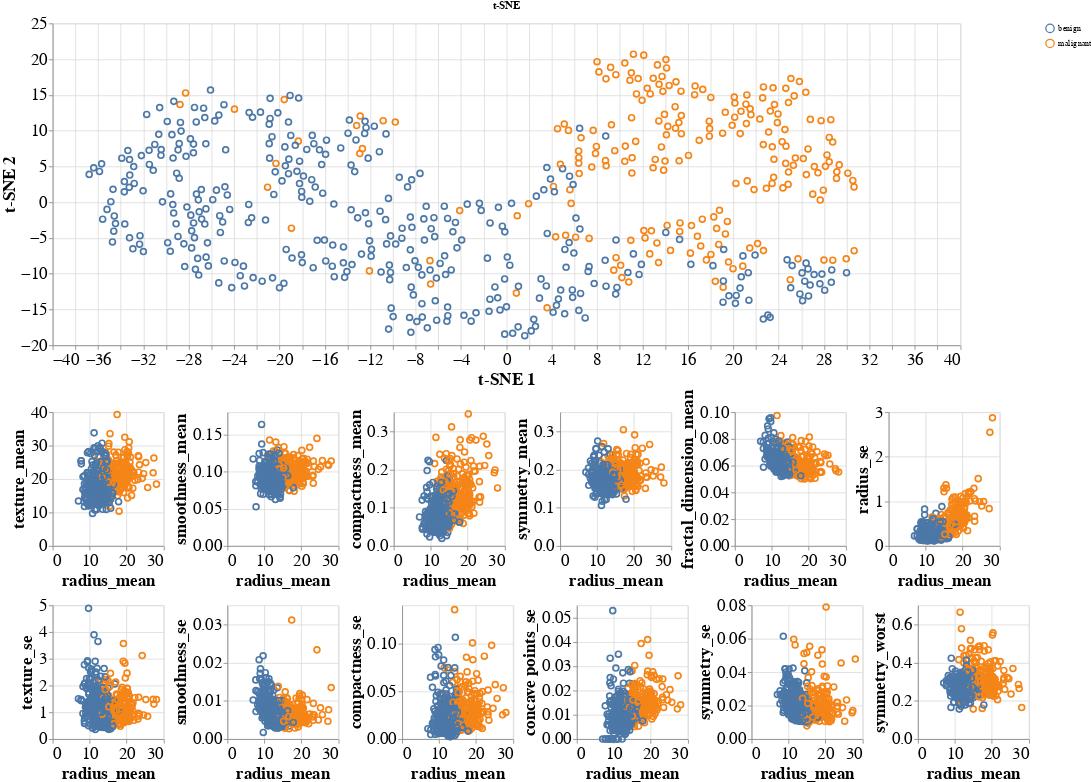

The notebook cell saved with this chart:
### Code cell
dashboard_tsne_and_pairwise(X=X, y=y, perplexity=30)

### Figure 1 — Vega-Lite specification as saved in the notebook (floating-point values rounded to 4 significant figures; data arrays with more than 128 entries replaced by an {"elided": "..."} marker saying what was removed)
{"config": {"view": {"continuousWidth": 300, "continuousHeight": 300}, "axis": {"labelFontSize": 20, "titleFontSize": 20}}, "vconcat": [{"mark": {"type": "point"}, "encoding": {"color": {"condition": {"param": "BRUSH", "empty": true, "field": "label", "sort": ["benign", "malignant"], "title": null, "type": "nominal"}, "value": "lightgray"}, "opacity": {"value": 1.0}, "size": {"condition": {"param": "param_24", "value": 80, "empty": false}, "value": 50}, "tooltip": [{"field": "row_id", "type": "quantitative"}, {"field": "label", "type": "nominal"}, {"field": "radius_mean", "type": "quantitative"}, {"field": "texture_mean", "type": "quantitative"}, {"field": "smoothness_mean", "type": "quantitative"}, {"field": "compactness_mean", "type": "quantitative"}, {"field": "symmetry_mean", "type": "quantitative"}, {"field": "fractal_dimension_mean", "type": "quantitative"}, {"field": "radius_se", "type": "quantitative"}, {"field": "texture_se", "type": "quantitative"}, {"field": "smoothness_se", "type": "quantitative"}, {"field": "compactness_se", "type": "quantitative"}, {"field": "concave points_se", "type": "quantitative"}, {"field": "symmetry_se", "type": "quantitative"}, {"field": "symmetry_worst", "type": "quantitative"}], "x": {"field": "tsne_axis1", "title": "t-SNE 1", "type": "quantitative"}, "y": {"field": "tsne_axis2", "title": "t-SNE 2", "type": "quantitative"}}, "height": 385.0, "name": "view_205", "title": "t-SNE", "width": 1086.0}, {"vconcat": [{"hconcat": [{"mark": {"type": "point"}, "encoding": {"color": {"condition": {"param": "BRUSH", "empty": true, "field": "label", "sort": ["benign", "malignant"], "title": null, "type": "nominal"}, "value": "lightgray"}, "opacity": {"value": 1.0}, "size": {"condition": {"param": "param_24", "value": 70, "empty": false}, "value": 50}, "tooltip": [{"field": "row_id", "type": "quantitative"}, {"field": "label", "type": "nominal"}, {"field": "radius_mean", "title": "radius_mean", "type": "quantitative"}], "x": {"field": "radius_mean", "title": "radius_mean", "type": "quantitative"}, "y": {"field": "texture_mean", "title": "texture_mean", "type": "quantitative"}}, "height": 160.0, "name": "view_193", "width": 132.5}, {"mark": {"type": "point"}, "encoding": {"color": {"condition": {"param": "BRUSH", "empty": true, "field": "label", "sort": ["benign", "malignant"], "title": null, "type": "nominal"}, "value": "lightgray"}, "opacity": {"value": 1.0}, "size": {"condition": {"param": "param_24", "value": 70, "empty": false}, "value": 50}, "tooltip": [{"field": "row_id", "type": "quantitative"}, {"field": "label", "type": "nominal"}, {"field": "radius_mean", "title": "radius_mean", "type": "quantitative"}], "x": {"field": "radius_mean", "title": "radius_mean", "type": "quantitative"}, "y": {"field": "smoothness_mean", "title": "smoothness_mean", "type": "quantitative"}}, "height": 160.0, "name": "view_194", "width": 132.5}, {"mark": {"type": "point"}, "encoding": {"color": {"condition": {"param": "BRUSH", "empty": true, "field": "label", "sort": ["benign", "malignant"], "title": null, "type": "nominal"}, "value": "lightgray"}, "opacity": {"value": 1.0}, "size": {"condition": {"param": "param_24", "value": 70, "empty": false}, "value": 50}, "tooltip": [{"field": "row_id", "type": "quantitative"}, {"field": "label", "type": "nominal"}, {"field": "radius_mean", "title": "radius_mean", "type": "quantitative"}], "x": {"field": "radius_mean", "title": "radius_mean", "type": "quantitative"}, "y": {"field": "compactness_mean", "title": "compactness_mean", "type": "quantitative"}}, "height": 160.0, "name": "view_195", "width": 132.5}, {"mark": {"type": "point"}, "encoding": {"color": {"condition": {"param": "BRUSH", "empty": true, "field": "label", "sort": ["benign", "malignant"], "title": null, "type": "nominal"}, "value": "lightgray"}, "opacity": {"value": 1.0}, "size": {"condition": {"param": "param_24", "value": 70, "empty": false}, "value": 50}, "tooltip": [{"field": "row_id", "type": "quantitative"}, {"field": "label", "type": "nominal"}, {"field": "radius_mean", "title": "radius_mean", "type": "quantitative"}], "x": {"field": "radius_mean", "title": "radius_mean", "type": "quantitative"}, "y": {"field": "symmetry_mean", "title": "symmetry_mean", "type": "quantitative"}}, "height": 160.0, "name": "view_196", "width": 132.5}, {"mark": {"type": "point"}, "encoding": {"color": {"condition": {"param": "BRUSH", "empty": true, "field": "label", "sort": ["benign", "malignant"], "title": null, "type": "nominal"}, "value": "lightgray"}, "opacity": {"value": 1.0}, "size": {"condition": {"param": "param_24", "value": 70, "empty": false}, "value": 50}, "tooltip": [{"field": "row_id", "type": "quantitative"}, {"field": "label", "type": "nominal"}, {"field": "radius_mean", "title": "radius_mean", "type": "quantitative"}], "x": {"field": "radius_mean", "title": "radius_mean", "type": "quantitative"}, "y": {"field": "fractal_dimension_mean", "title": "fractal_dimension_mean", "type": "quantitative"}}, "height": 160.0, "name": "view_197", "width": 132.5}, {"mark": {"type": "point"}, "encoding": {"color": {"condition": {"param": "BRUSH", "empty": true, "field": "label", "sort": ["benign", "malignant"], "title": null, "type": "nominal"}, "value": "lightgray"}, "opacity": {"value": 1.0}, "size": {"condition": {"param": "param_24", "value": 70, "empty": false}, "value": 50}, "tooltip": [{"field": "row_id", "type": "quantitative"}, {"field": "label", "type": "nominal"}, {"field": "radius_mean", "title": "radius_mean", "type": "quantitative"}], "x": {"field": "radius_mean", "title": "radius_mean", "type": "quantitative"}, "y": {"field": "radius_se", "title": "radius_se", "type": "quantitative"}}, "height": 160.0, "name": "view_198", "width": 132.5}], "spacing": 8}, {"hconcat": [{"mark": {"type": "point"}, "encoding": {"color": {"condition": {"param": "BRUSH", "empty": true, "field": "label", "sort": ["benign", "malignant"], "title": null, "type": "nominal"}, "value": "lightgray"}, "opacity": {"value": 1.0}, "size": {"condition": {"param": "param_24", "value": 70, "empty": false}, "value": 50}, "tooltip": [{"field": "row_id", "type": "quantitative"}, {"field": "label", "type": "nominal"}, {"field": "radius_mean", "title": "radius_mean", "type": "quantitative"}], "x": {"field": "radius_mean", "title": "radius_mean", "type": "quantitative"}, "y": {"field": "texture_se", "title": "texture_se", "type": "quantitative"}}, "height": 160.0, "name": "view_199", "width": 132.5}, {"mark": {"type": "point"}, "encoding": {"color": {"condition": {"param": "BRUSH", "empty": true, "field": "label", "sort": ["benign", "malignant"], "title": null, "type": "nominal"}, "value": "lightgray"}, "opacity": {"value": 1.0}, "size": {"condition": {"param": "param_24", "value": 70, "empty": false}, "value": 50}, "tooltip": [{"field": "row_id", "type": "quantitative"}, {"field": "label", "type": "nominal"}, {"field": "radius_mean", "title": "radius_mean", "type": "quantitative"}], "x": {"field": "radius_mean", "title": "radius_mean", "type": "quantitative"}, "y": {"field": "smoothness_se", "title": "smoothness_se", "type": "quantitative"}}, "height": 160.0, "name": "view_200", "width": 132.5}, {"mark": {"type": "point"}, "encoding": {"color": {"condition": {"param": "BRUSH", "empty": true, "field": "label", "sort": ["benign", "malignant"], "title": null, "type": "nominal"}, "value": "lightgray"}, "opacity": {"value": 1.0}, "size": {"condition": {"param": "param_24", "value": 70, "empty": false}, "value": 50}, "tooltip": [{"field": "row_id", "type": "quantitative"}, {"field": "label", "type": "nominal"}, {"field": "radius_mean", "title": "radius_mean", "type": "quantitative"}], "x": {"field": "radius_mean", "title": "radius_mean", "type": "quantitative"}, "y": {"field": "compactness_se", "title": "compactness_se", "type": "quantitative"}}, "height": 160.0, "name": "view_201", "width": 132.5}, {"mark": {"type": "point"}, "encoding": {"color": {"condition": {"param": "BRUSH", "empty": true, "field": "label", "sort": ["benign", "malignant"], "title": null, "type": "nominal"}, "value": "lightgray"}, "opacity": {"value": 1.0}, "size": {"condition": {"param": "param_24", "value": 70, "empty": false}, "value": 50}, "tooltip": [{"field": "row_id", "type": "quantitative"}, {"field": "label", "type": "nominal"}, {"field": "radius_mean", "title": "radius_mean", "type": "quantitative"}], "x": {"field": "radius_mean", "title": "radius_mean", "type": "quantitative"}, "y": {"field": "concave points_se", "title": "concave points_se", "type": "quantitative"}}, "height": 160.0, "name": "view_202", "width": 132.5}, {"mark": {"type": "point"}, "encoding": {"color": {"condition": {"param": "BRUSH", "empty": true, "field": "label", "sort": ["benign", "malignant"], "title": null, "type": "nominal"}, "value": "lightgray"}, "opacity": {"value": 1.0}, "size": {"condition": {"param": "param_24", "value": 70, "empty": false}, "value": 50}, "tooltip": [{"field": "row_id", "type": "quantitative"}, {"field": "label", "type": "nominal"}, {"field": "radius_mean", "title": "radius_mean", "type": "quantitative"}], "x": {"field": "radius_mean", "title": "radius_mean", "type": "quantitative"}, "y": {"field": "symmetry_se", "title": "symmetry_se", "type": "quantitative"}}, "height": 160.0, "name": "view_203", "width": 132.5}, {"mark": {"type": "point"}, "encoding": {"color": {"condition": {"param": "BRUSH", "empty": true, "field": "label", "sort": ["benign", "malignant"], "title": null, "type": "nominal"}, "value": "lightgray"}, "opacity": {"value": 1.0}, "size": {"condition": {"param": "param_24", "value": 70, "empty": false}, "value": 50}, "tooltip": [{"field": "row_id", "type": "quantitative"}, {"field": "label", "type": "nominal"}, {"field": "radius_mean", "title": "radius_mean", "type": "quantitative"}], "x": {"field": "radius_mean", "title": "radius_mean", "type": "quantitative"}, "y": {"field": "symmetry_worst", "title": "symmetry_worst", "type": "quantitative"}}, "height": 160.0, "name": "view_204", "width": 132.5}], "spacing": 8}], "spacing": 8}], "data": {"name": "data-6eab4c693ac94f3ab4107b0df2c25268"}, "padding": 0, "params": [{"name": "BRUSH", "select": {"type": "interval"}, "views": ["view_205", "view_193", "view_194", "view_195", "view_196", "view_197", "view_198", "view_199", "view_200", "view_201", "view_202", "view_203", "view_204"]}, {"name": "param_24", "select": {"type": "point", "fields": ["row_id"], "nearest": true, "on": "mouseover"}, "views": ["view_205", "view_193", "view_194", "view_195", "view_196", "view_197", "view_198", "view_199", "view_200", "view_201", "view_202", "view_203", "view_204"]}], "spacing": 0, "$schema": "https://vega.github.io/schema/vega-lite/v5.20.1.json", "datasets": {"data-6eab4c693ac94f3ab4107b0df2c25268": {"elided": "569 records"}}}
